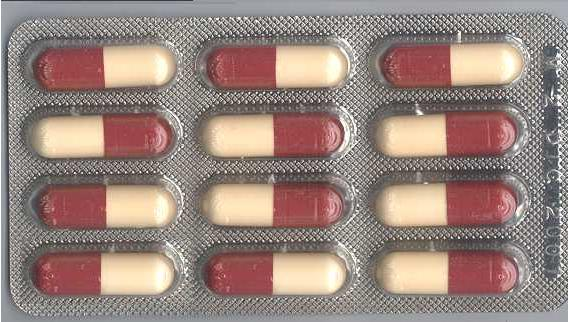
#> input picture PROJECTS/project_03_fundamentals/imgs/21.JPG, 568 x 322 px, found by its file name; its folder holds 4 pictures in this run
$ python add_sub.py
#> lines starting #> are read from the running program, lines starting #| are printed output that depends on the picture; after the words box and inside, x2 and y2 are one past the last pixel; in counts of white or black regions, pixels touching at a corner belong together
### PROJECTS/project_03_fundamentals/hsv_trackbars.py
# FIRST STEP FOR <ADD_SUB> FUNCTION (FIND OPTIMAL HSV VALUES FOR TRESHOLD)
# Santiago Garcia Arango, 2020

import numpy as np
import cv2 as cv
import os

# Values where the limits for the HSV filters-trackbars will start
HH = 205
HL = 0
SH = 183
SL = 85
VH = 208
VL = 96


# [11 lines left out: functions get_imgs_folder_path, get_img_path, not called in this run]


def nothing(_):
    pass


def apply_HSV_filters(img, HL, HH, SL, SH, VL, VH ):
    h, w = img.shape[:2]

    # Get specific limits for HSV filter
    HSV_H = np.array([HH, SH, VH], np.uint8)
    HSV_L = np.array([HL, SL, VL], np.uint8)


    # Apply specific desired filters to each img channels
    imgHSV_new = cv.inRange(img, HSV_L, HSV_H)

    return imgHSV_new


# [50 lines left out: function main, not called in this run]


# [4 lines that do not run on import are left out]

### PROJECTS/project_03_fundamentals/add_sub.py
# CHALLENGE (FIND MISSING PILL AND ITS COORDINATE)
# Santiago Garcia Arango, 2020

import numpy as np
import cv2 as cv
import os
import time
import hsv_trackbars as ht

# Values found to apply optimal HSV binary filter
HH = 205
HL = 0
SH = 183
SL = 85
VH = 208
VL = 96


def get_imgs_folder_path():
    # Get the path for the folder that contains the input and output images
    upper_dir = os.path.dirname(__file__)  # Upper dir
    img_folder_path = os.path.abspath(os.path.join(upper_dir, "imgs"))
    return img_folder_path


def get_img_path(img_folder_path, img_name):
    # Get specific path to the images we will use inside the "imgs" folder
    img_path = os.path.join(img_folder_path, img_name)
    return img_path


def show_img(window_name, img):
    cv.imshow(window_name, img)
    return 0


def close_all():
    cv.waitKey(0)
    cv.destroyAllWindows()


def find_coordinates(img):
    h, v = img.shape[:2]

    for i in range(h-10):
        pass


def main():
    # Get the paths for the images
    img_path_1 = get_img_path(get_imgs_folder_path(), "21.jpg")
    img_path_2 = get_img_path(get_imgs_folder_path(), "22.jpg")

    # Read, convert to HSV and apply custon HSV function to binarize it good
    img_1 = cv.imread(img_path_1, 1)
#> img_1 is the input picture: shape (322, 568, 3); mean B, G, R 126, 133.4, 153.4
    img_1_HSV = cv.cvtColor(img_1, cv.COLOR_BGR2HSV)
#> img_1_HSV: shape (322, 568, 3); mean H, S, V 51.6, 47.1, 154.2
    img_1_bin = ht.apply_HSV_filters(img_1_HSV, HL, HH, SL, SH, VL, VH)
#> in apply_HSV_filters, `imgHSV_new = cv.inRange(img, HSV_L, HSV_H)`:
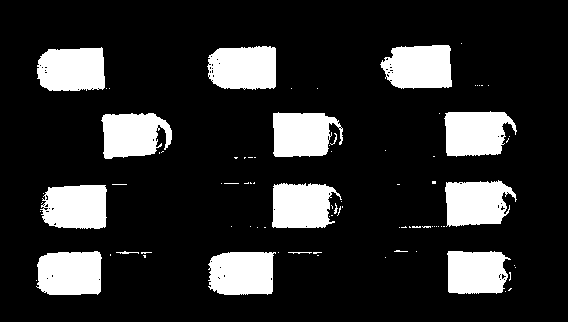
#> imgHSV_new: shape (322, 568); 16.9% white; 86 white regions (70 under 20 px), largest, box (x1, y1, x2, y2) and area: (207, 46, 276, 90) 2653, (37, 47, 105, 91) 2642, (380, 45, 452, 89) 2625

    # Read, convert to HSV and apply custon HSV function to binarize it good
    img_2 = cv.imread(img_path_2, 1)
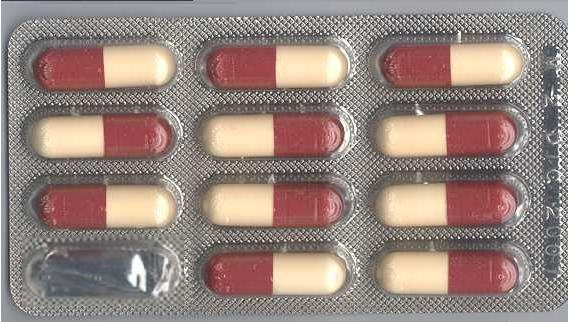
#> input picture PROJECTS/project_03_fundamentals/imgs/22.jpg, 568 x 322 px
#> img_2 is the input picture: shape (322, 568, 3); mean B, G, R 126, 132.8, 151.2
    img_2_HSV = cv.cvtColor(img_2, cv.COLOR_BGR2HSV)
#> img_2_HSV: shape (322, 568, 3); mean H, S, V 52.1, 44.5, 152.2
    img_2_bin = ht.apply_HSV_filters(img_2_HSV, HL, HH, SL, SH, VL, VH)
#> call 2 of apply_HSV_filters, with HL = 0, HH = 205, SL = 85, SH = 183, VL = 96, VH = 208
#> in apply_HSV_filters (call 2), `imgHSV_new = cv.inRange(img, HSV_L, HSV_H)`:
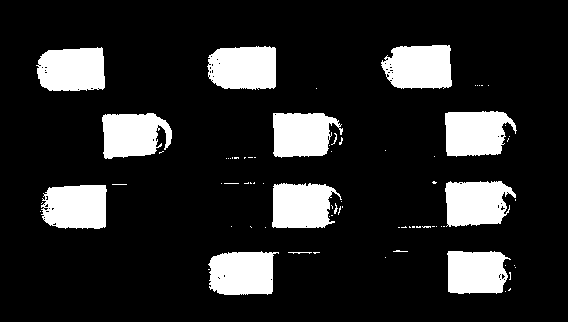
#> imgHSV_new: shape (322, 568); 15.5% white; 77 white regions (63 under 20 px), largest, box (x1, y1, x2, y2) and area: (207, 46, 276, 90) 2655, (36, 47, 105, 91) 2632, (381, 45, 452, 89) 2626

    # Apply built-in opencv function to substract img_1 and img_2
    new_img_result = cv.subtract(img_1_bin, img_2_bin)
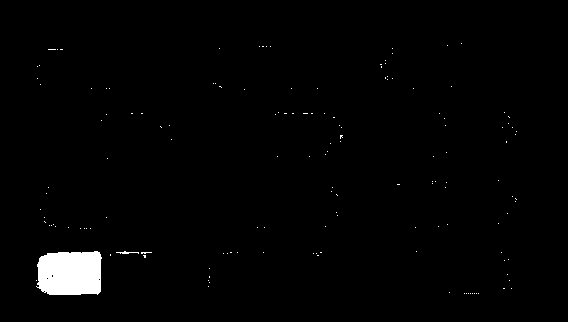
#> new_img_result: shape (322, 568); 1.6% white; 148 white regions (146 under 20 px), largest, box (x1, y1, x2, y2) and area: (36, 251, 102, 295) 2596, (116, 251, 139, 254) 34

    # Apply simple blur to reduce noise
    new_img_result = cv.blur(new_img_result,(5,5))


    # Show process and img result
    show_img("img_1", img_1)
    show_img("img_2", img_2)
    show_img("img_1_bin", img_1_bin)
    show_img("img_2_bin", img_2_bin)
    show_img("new_img_result", new_img_result)


    close_all()


if __name__ == "__main__":
    main()
